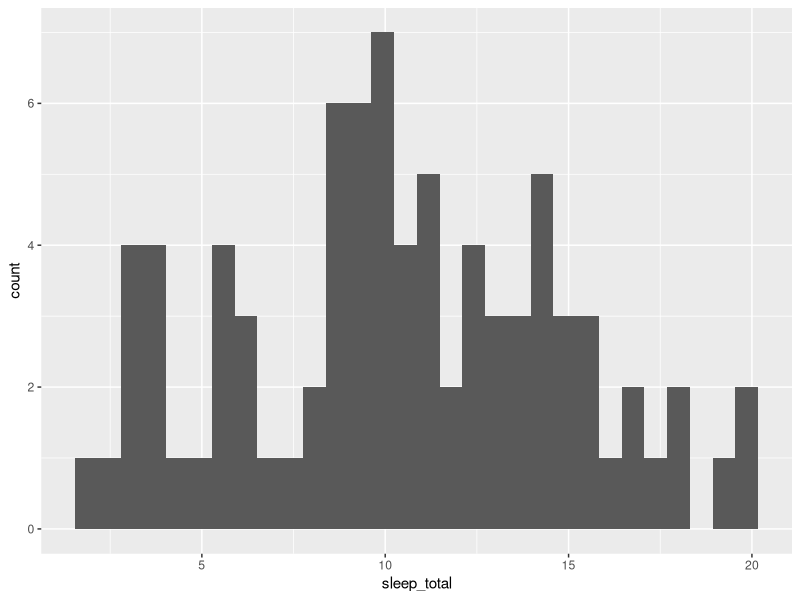
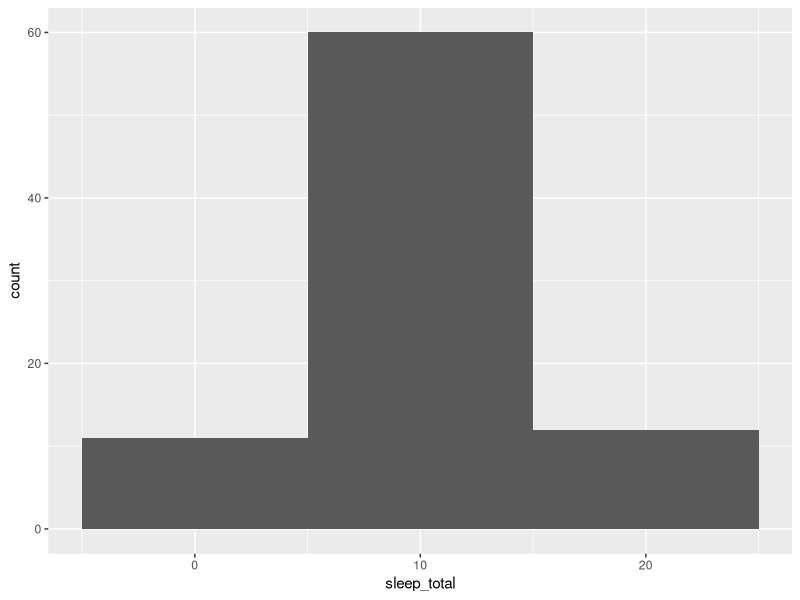
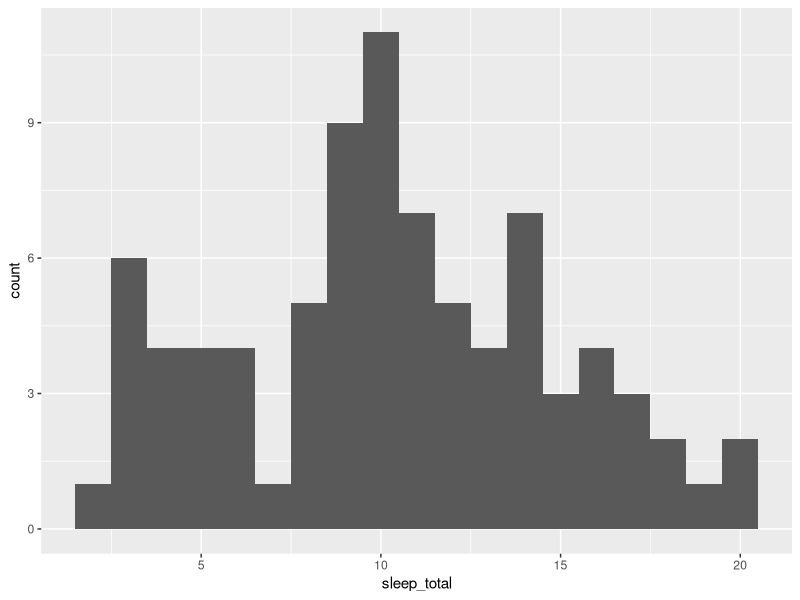
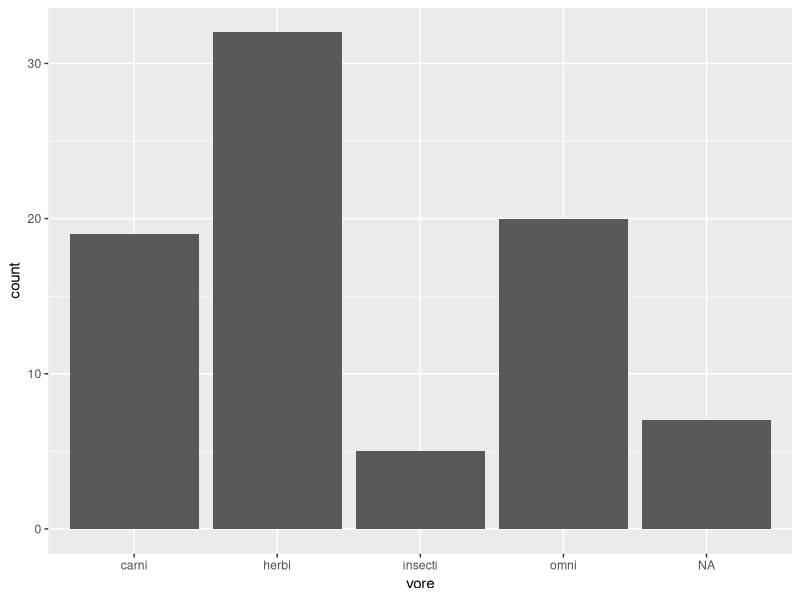
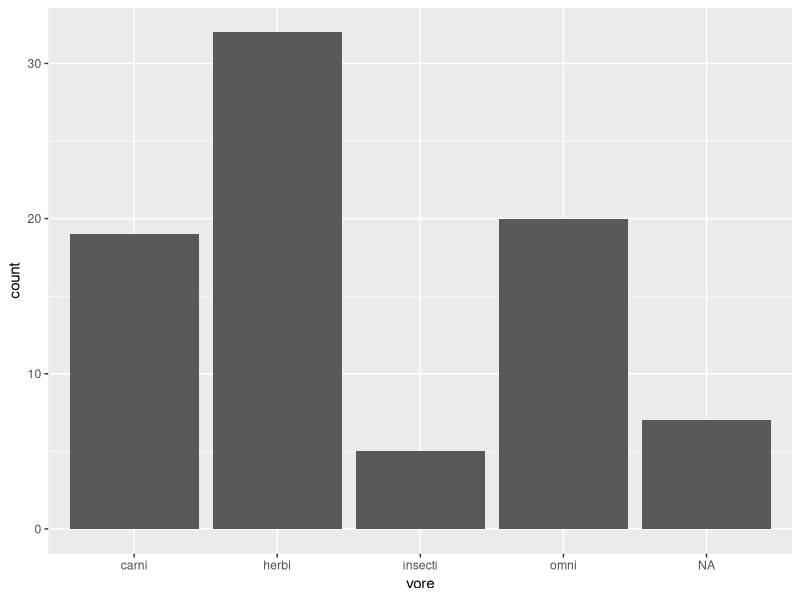
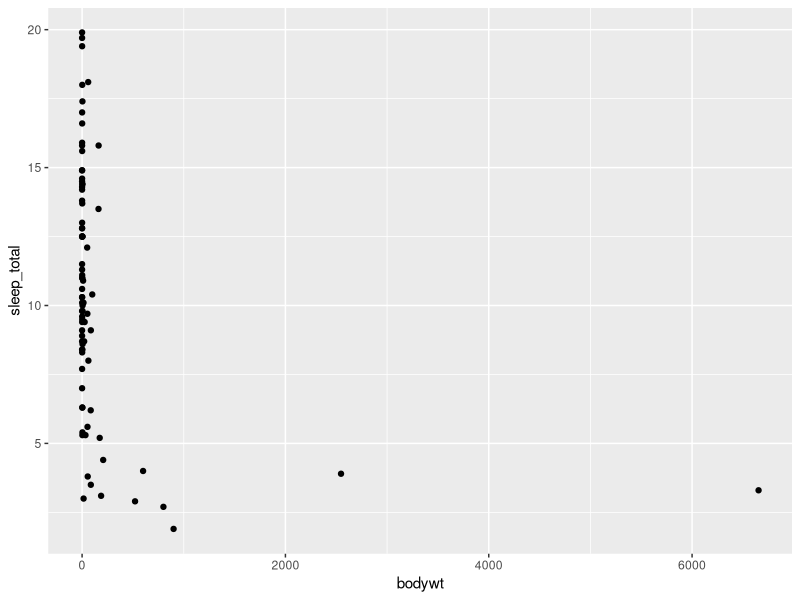
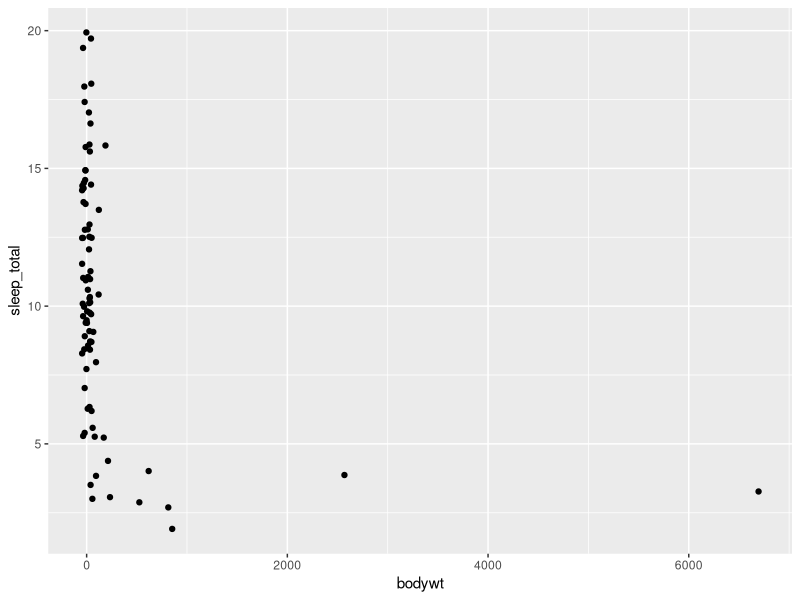
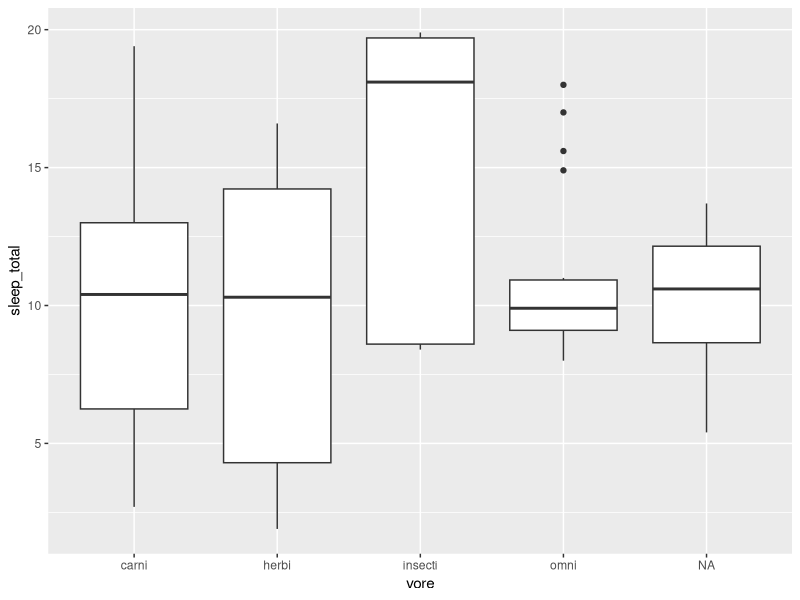

The R script that drew these images, in order:
install.packages("ggplot2")
library(ggplot2)

data("msleep")

#histogram
ggplot(msleep, aes(sleep_total)) +
  geom_histogram()

ggplot(msleep, aes(sleep_total)) +
  geom_histogram(binwidth = 10)

ggplot(msleep, aes(sleep_total)) +
  geom_histogram(binwidth = 1)

#bar chart
ggplot(msleep, aes(vore)) +
  geom_bar()

ggplot(msleep, aes(vore)) +
  geom_histogram(stat = "count")

#scatterplot
ggplot(msleep, aes(bodywt, sleep_total)) +
  geom_point()

ggplot(msleep, aes(bodywt, sleep_total)) +
  geom_jitter(width = 50)

#boxplot
ggplot(msleep, aes(vore, sleep_total)) +
  geom_boxplot()
